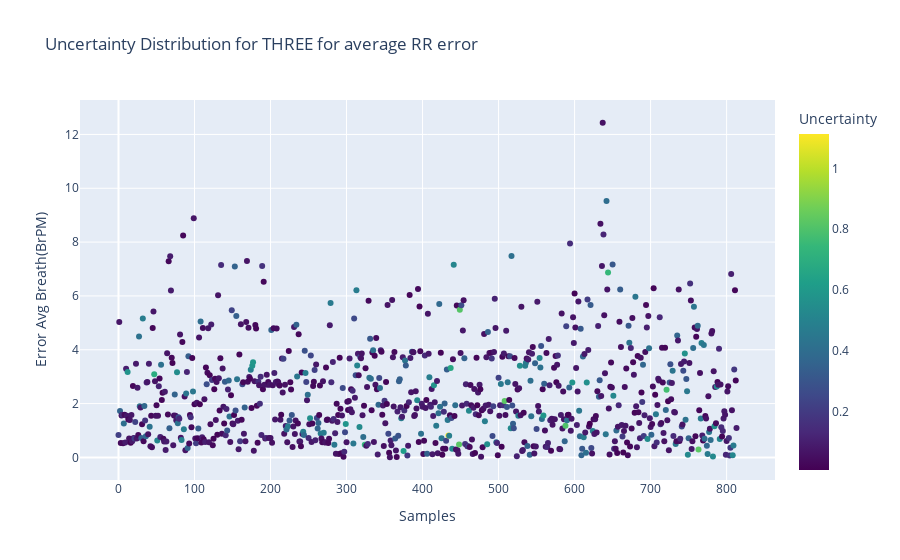
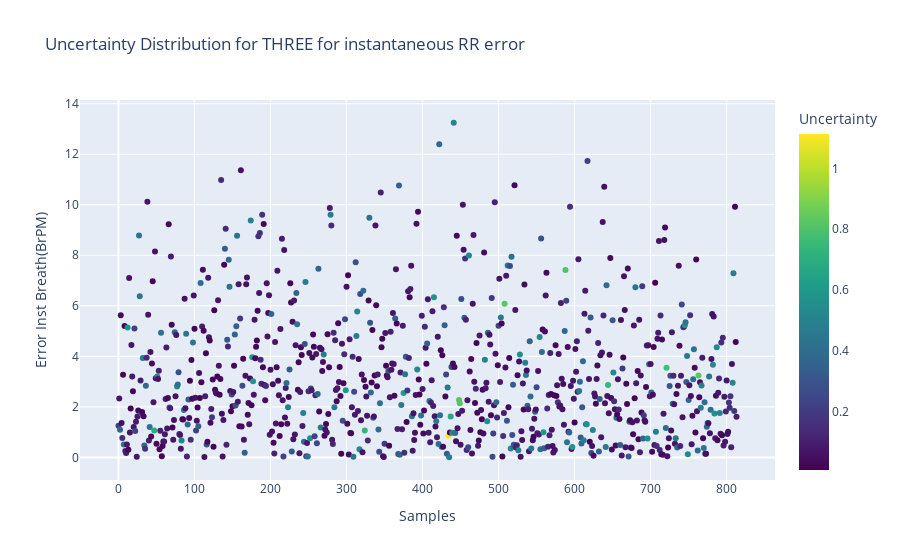

The notebook cell these images were saved under, in order:
### Code cell
#if input_conf == 'confd':
fig1 = px.scatter(data_confd,x = 'Samples', y="Error Avg Breath(BrPM)",title="Uncertainty Distribution for "+input_conf.upper()+ " for average RR error" ,
                 color="Uncertainty", color_continuous_scale=px.colors.sequential.Viridis)

fig2 = px.scatter(data_confd,x = 'Samples', y="Error Inst Breath(BrPM)",title="Uncertainty Distribution for "+input_conf.upper()+ " for instantaneous RR error" ,
                 color="Uncertainty", color_continuous_scale=px.colors.sequential.Viridis)
fig1.show()
fig2.show()

### Figure 1 — Plotly figure (JSON) as saved in the notebook; plotly's stock layout.template omitted (floating-point values rounded to 4 significant figures; data arrays with more than 128 entries replaced by an {"elided": "..."} marker saying what was removed)
{"data": [{"hovertemplate": "Samples=%{x}<br>Error Avg Breath(BrPM)=%{y}<br>Uncertainty=%{marker.color}<extra></extra>", "legendgroup": "", "marker": {"color": {"elided": "814 float values"}, "coloraxis": "coloraxis", "symbol": "circle"}, "mode": "markers", "name": "", "orientation": "v", "showlegend": false, "type": "scatter", "x": {"elided": "814 int values"}, "xaxis": "x", "y": {"elided": "814 float values"}, "yaxis": "y"}], "layout": {"coloraxis": {"colorbar": {"title": {"text": "Uncertainty"}}, "colorscale": [[0, "#440154"], [0.1111, "#482878"], [0.2222, "#3e4989"], [0.3333, "#31688e"], [0.4444, "#26828e"], [0.5556, "#1f9e89"], [0.6667, "#35b779"], [0.7778, "#6ece58"], [0.8889, "#b5de2b"], [1, "#fde725"]]}, "legend": {"tracegroupgap": 0}, "title": {"text": "Uncertainty Distribution for THREE for average RR error"}, "xaxis": {"anchor": "y", "domain": [0, 1], "title": {"text": "Samples"}}, "yaxis": {"anchor": "x", "domain": [0, 1], "title": {"text": "Error Avg Breath(BrPM)"}}}}

### Figure 2 — Plotly figure (JSON) as saved in the notebook; plotly's stock layout.template omitted (floating-point values rounded to 4 significant figures; data arrays with more than 128 entries replaced by an {"elided": "..."} marker saying what was removed)
{"data": [{"hovertemplate": "Samples=%{x}<br>Error Inst Breath(BrPM)=%{y}<br>Uncertainty=%{marker.color}<extra></extra>", "legendgroup": "", "marker": {"color": {"elided": "814 float values"}, "coloraxis": "coloraxis", "symbol": "circle"}, "mode": "markers", "name": "", "orientation": "v", "showlegend": false, "type": "scatter", "x": {"elided": "814 int values"}, "xaxis": "x", "y": {"elided": "814 float values"}, "yaxis": "y"}], "layout": {"coloraxis": {"colorbar": {"title": {"text": "Uncertainty"}}, "colorscale": [[0, "#440154"], [0.1111, "#482878"], [0.2222, "#3e4989"], [0.3333, "#31688e"], [0.4444, "#26828e"], [0.5556, "#1f9e89"], [0.6667, "#35b779"], [0.7778, "#6ece58"], [0.8889, "#b5de2b"], [1, "#fde725"]]}, "legend": {"tracegroupgap": 0}, "title": {"text": "Uncertainty Distribution for THREE for instantaneous RR error"}, "xaxis": {"anchor": "y", "domain": [0, 1], "title": {"text": "Samples"}}, "yaxis": {"anchor": "x", "domain": [0, 1], "title": {"text": "Error Inst Breath(BrPM)"}}}}
